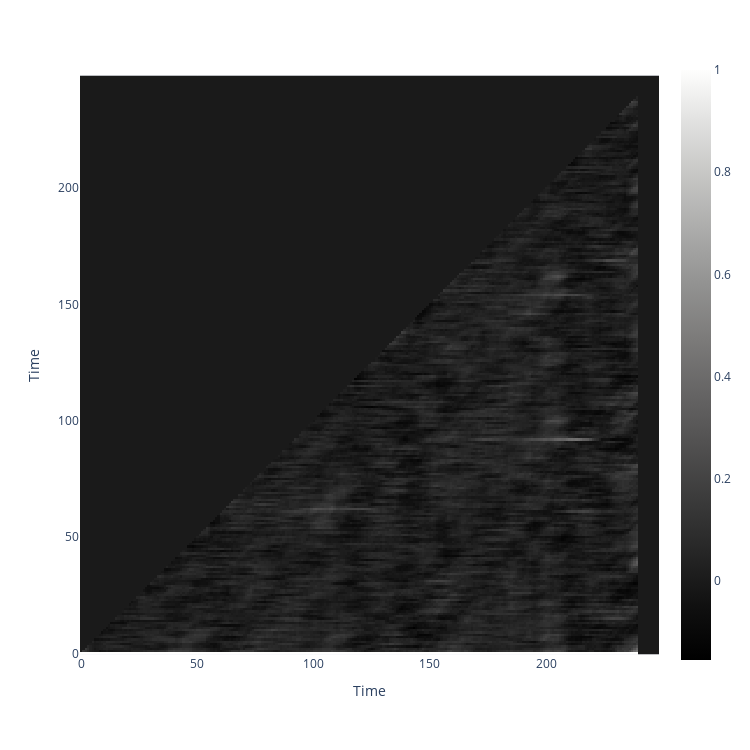

Notebook code cell kept with this figure:
### Code cell
plots.display_similarity_matrix_px(time_lag)

### Figure 1 — Plotly figure (JSON) as saved in the notebook; plotly's stock layout.template omitted (floating-point values rounded to 4 significant figures; data arrays with more than 128 entries replaced by an {"elided": "..."} marker saying what was removed)
{"data": [{"coloraxis": "coloraxis", "hovertemplate": "x: %{x}<br>y: %{y}<br>color: %{z}<extra></extra>", "name": "0", "type": "heatmap", "xaxis": "x", "yaxis": "y", "z": {"elided": "249x249 float values"}}], "layout": {"coloraxis": {"colorscale": [[0, "rgb(0, 0, 0)"], [0.09091, "rgb(16, 16, 16)"], [0.1818, "rgb(38, 38, 38)"], [0.2727, "rgb(59, 59, 59)"], [0.3636, "rgb(81, 80, 80)"], [0.4545, "rgb(102, 101, 101)"], [0.5455, "rgb(124, 123, 122)"], [0.6364, "rgb(146, 146, 145)"], [0.7273, "rgb(171, 171, 170)"], [0.8182, "rgb(197, 197, 195)"], [0.9091, "rgb(224, 224, 223)"], [1, "rgb(254, 254, 253)"]]}, "height": 750, "margin": {"t": 60}, "width": 750, "xaxis": {"anchor": "y", "constrain": "domain", "domain": [0, 1], "scaleanchor": "y", "title": {"text": "Time"}}, "yaxis": {"anchor": "x", "autorange": true, "constrain": "domain", "domain": [0, 1], "title": {"text": "Time"}}}}
